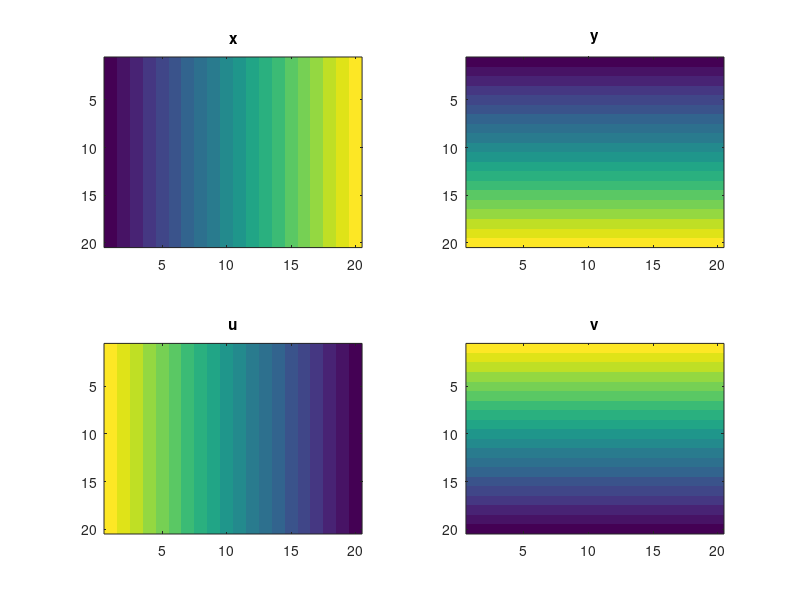
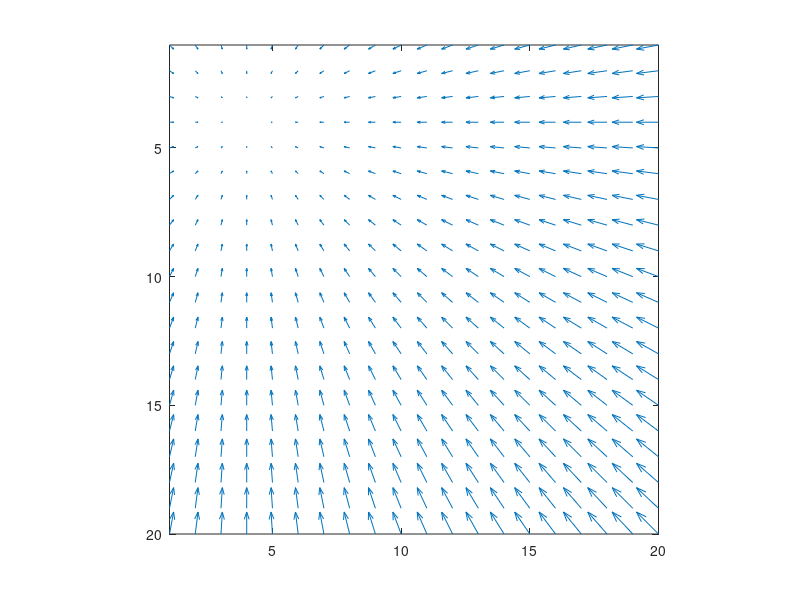

The MATLAB source for these figures, in order:
% vTest.m

clear vars;
% Generate a velocity field.


% grid size:
m = 20; n = 20;
c = [m/2-round(m/3); n/2-round(n/3)];   %center

% create the positions: horizontal - y-axis; vertical x-axis
[x, y] = meshgrid(0:n-1,0:m-1);


% create tralnslated positions
pos(:,:,1) = x-c(1);
pos(:,:,2) = y-c(2);  
% create distance function
% psi = 1./(1+sqrt(pos(:,:,1).^2 + pos(:,:,2).^2));
psi = 1;
% Now, compute velocity v:
sigma1 = -10;
sigma2 = -10;

M = [sigma1 0;
    0 sigma2];

u = psi .* (sigma1 .* x);
v = psi .* (sigma2 .* y);

u_t = psi .* (sigma1 .* pos(:,:,1));
v_t = psi .* (sigma2 .* pos(:,:,2));


% u_t = psi .* (sigma1 .* abs(pos(:,:,1)));
% v_t = psi .* (sigma2 .* abs(pos(:,:,2)));

% u_t = -psi*(sigma1 .* abs(pos(:,:,1)).*sign(pos(:,:,1)));
% v_t = -psi*(sigma2 .* abs(pos(:,:,2)).*sign(pos(:,:,2)));

% imagesc(psi);
% figure, quiver(u,v);


subplot(221), imagesc(pos(:,:,1)), title('x');
subplot(222), imagesc(pos(:,:,2)), title('y');
subplot(223), imagesc(u_t), title('u');
subplot(224), imagesc(v_t), title('v');

figure, quiver(u_t,v_t), axis ij image;



